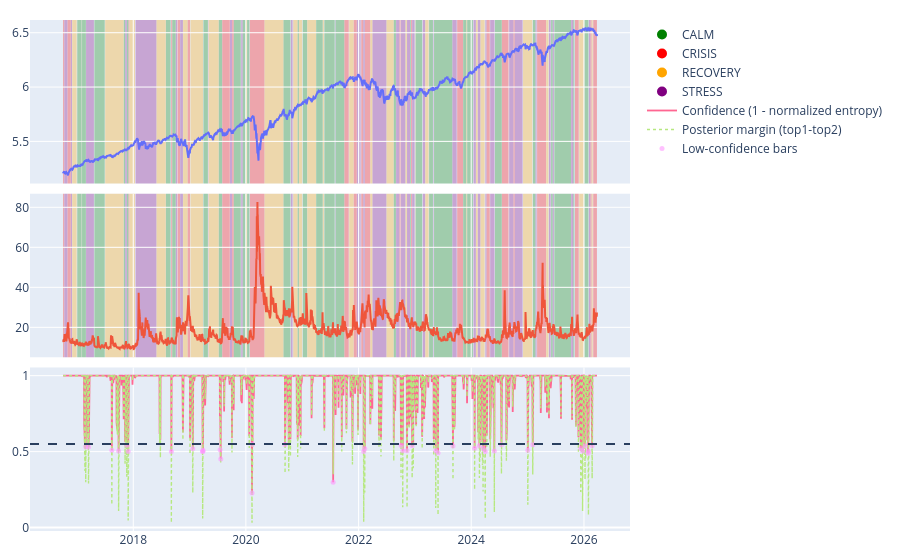

Here is the notebook cell this chart was saved with:
### Code cell
fig = make_subplots(rows=3, cols=1, shared_xaxes=True, vertical_spacing=0.02)

fig.add_trace(
    go.Scatter(
        x=annotated["date"].to_numpy(),
        y=annotated["spy_close"].log().to_numpy(),
        mode="lines",
        name="SPY",
        showlegend=False
    ), row=1, col=1
)

fig.add_trace(
    go.Scatter(
        x=annotated["date"].to_numpy(),
        y=annotated["vix_close"].to_numpy(),
        mode="lines",
        name="VIX",
        showlegend=False
    ), row=2, col=1
)

# Add shaded regions for regimes

regime_colors = {
    Regime.CALM: "green",
    Regime.CRISIS: "red",
    Regime.RECOVERY: "orange",
    Regime.STRESS: "purple",
}

regime_blocks = (
    annotated
    .group_by("block_id", "regime")
    .agg(
        start=pl.col("date").min(),
        end=pl.col("date").max()
    )
)

for block in regime_blocks.to_dicts():
    fig.add_vrect(
        x0=block["start"],
        x1=block["end"],
        fillcolor=regime_colors.get(block["regime"]),
        opacity=0.3,
        layer="below",
        line_width=0,
    )

# Add legend for regimes

for regime, color in regime_colors.items():
    fig.add_trace(
        go.Scatter(
            x=[None],
            y=[None],
            mode="markers",
            marker=dict(size=10, color=color),
            name=regime.name,
        )
    )
        
# Add confidence and margin plots
    
confidence = annotated["regime_confidence"].to_numpy()
margin = annotated["regime_margin"].to_numpy()
low_conf = confidence < low_conf_threshold
low_conf_y = np.where(low_conf, confidence, np.nan)


fig.add_trace(
    go.Scatter(
        x=annotated["date"].to_numpy(),
        y=confidence,
        mode="lines",
        name="Confidence (1 - normalized entropy)",
        line=dict(width=1.8),
    ),
    row=3,
    col=1,
)

fig.add_trace(
    go.Scatter(
        x=annotated["date"].to_numpy(),
        y=margin,
        mode="lines",
        name="Posterior margin (top1-top2)",
        line=dict(width=1.4, dash="dot"),
    ),
    row=3,
    col=1,
)

fig.add_trace(
    go.Scatter(
        x=annotated["date"].to_numpy(),
        y=low_conf_y,
        mode="markers",
        name="Low-confidence bars",
        marker=dict(size=5, opacity=0.6),
    ),
    row=3,
    col=1,
)

fig.add_hline(y=low_conf_threshold, line_dash="dash", row=3, col=1)

fig.update_layout(margin=dict(l=20, r=20, t=20, b=20))
fig.show()
